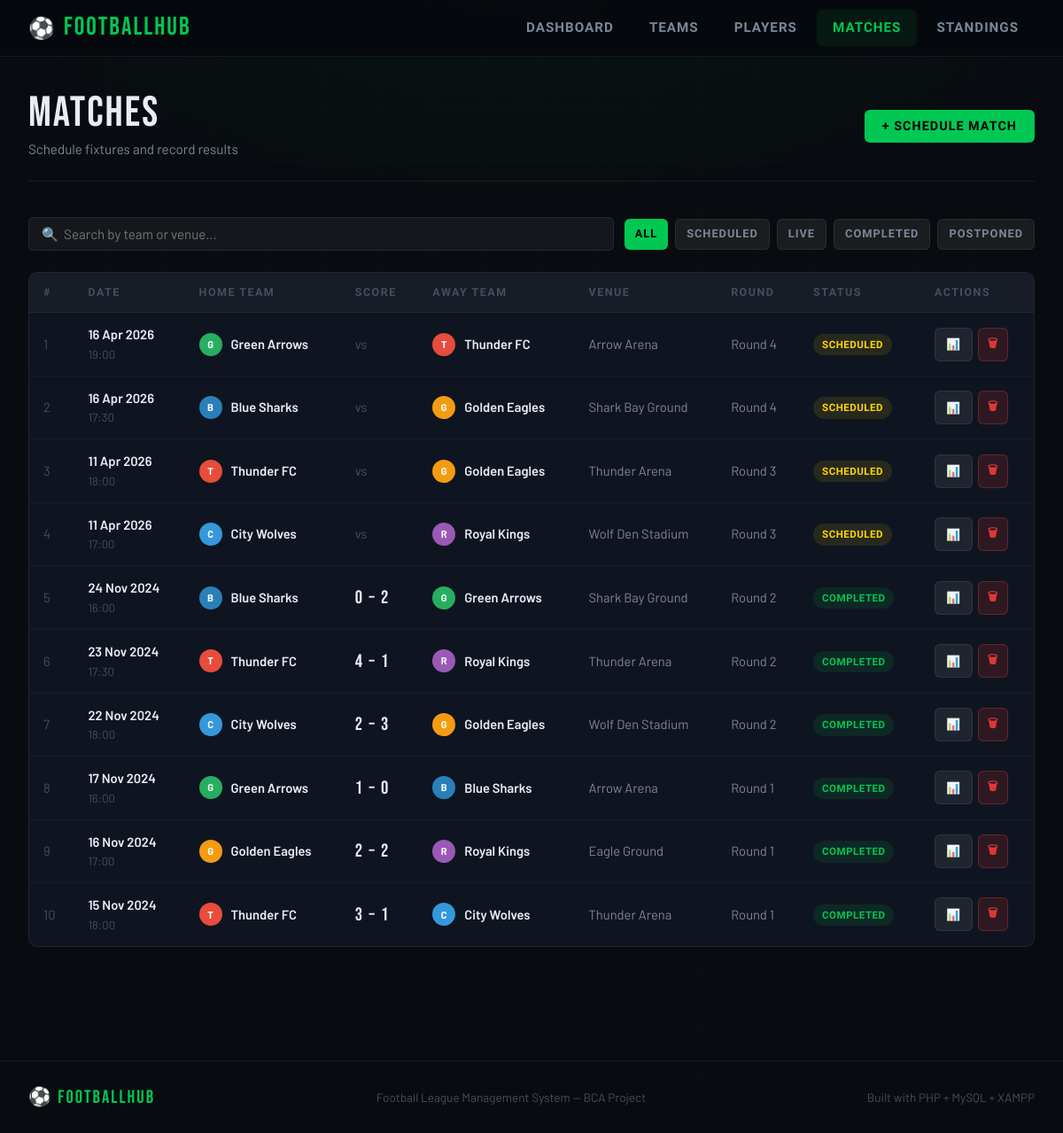
The app's page /pages/matches.php with its own data.
### tables this page shows
CREATE TABLE IF NOT EXISTS matches (
    id INT AUTO_INCREMENT PRIMARY KEY,
    home_team_id INT NOT NULL,
    away_team_id INT NOT NULL,
    match_date DATE NOT NULL,
    match_time TIME NOT NULL,
    venue VARCHAR(150) NOT NULL,
    home_score INT DEFAULT NULL,
    away_score INT DEFAULT NULL,
    status ENUM('Scheduled','Live','Completed','Postponed') DEFAULT 'Scheduled',
    round VARCHAR(50) DEFAULT NULL,
    created_at TIMESTAMP DEFAULT CURRENT_TIMESTAMP,
    FOREIGN KEY (home_team_id) REFERENCES teams(id) ON DELETE CASCADE,
    FOREIGN KEY (away_team_id) REFERENCES teams(id) ON DELETE CASCADE
);

CREATE TABLE IF NOT EXISTS teams (
    id INT AUTO_INCREMENT PRIMARY KEY,
    name VARCHAR(100) NOT NULL,
    city VARCHAR(100) NOT NULL,
    coach VARCHAR(100) NOT NULL,
    stadium VARCHAR(150) NOT NULL,
    founded_year INT NOT NULL,
    wins INT DEFAULT 0,
    losses INT DEFAULT 0,
    draws INT DEFAULT 0,
    goals_scored INT DEFAULT 0,
    goals_conceded INT DEFAULT 0,
    logo_color VARCHAR(7) DEFAULT '#e74c3c',
    created_at TIMESTAMP DEFAULT CURRENT_TIMESTAMP
);

### pages/matches.php (the view, shortened to what this page needs)
<?php
require_once '../includes/header.php';
$filter = isset($_GET['status']) ? $conn->real_escape_string($_GET['status']) : '';
$where = $filter ? "WHERE m.status='$filter'" : '';
$matches = $conn->query("
    SELECT m.*,
           ht.name as home_name, ht.logo_color as home_color,
           at.name as away_name, at.logo_color as away_color
    FROM matches m
    JOIN teams ht ON m.home_team_id = ht.id
    JOIN teams at ON m.away_team_id = at.id
    $where ORDER BY m.match_date DESC, m.match_time DESC
");
?>
<div class="page">
    <div class="page-header">
        <div>
            <div class="page-title">Matches</div>
            <div class="page-subtitle">Schedule fixtures and record results</div>
        </div>
        <button class="btn btn-primary" onclick="openModal('addMatchModal')">+ Schedule Match</button>
    </div>
    <div class="search-bar">
        <input type="text" id="matchSearch" class="search-input" placeholder="🔍  Search by team or venue...">
        <div style="display:flex;gap:8px;flex-wrap:wrap;">
            <?php foreach (['','Scheduled','Live','Completed','Postponed'] as $s): ?>
            <a href="matches.php<?= $s ? '?status='.$s : '' ?>"
               class="btn <?= $filter === $s ? 'btn-primary' : 'btn-secondary' ?> btn-sm">
                <?= $s ?: 'All' ?>
            </a>
            <?php endforeach; ?>
        </div>
    </div>
    <div class="card">
        <div class="table-wrap">
            <table id="matchesTable">
                <thead>
                    <tr>
                        <th>#</th>
                        <th>Date</th>
                        <th>Home Team</th>
                        <th>Score</th>
                        <th>Away Team</th>
                        <th>Venue</th>
                        <th>Round</th>
                        <th>Status</th>
                        <th>Actions</th>
                    </tr>
                </thead>
                <tbody>
                <?php $i = 1; while ($m = $matches->fetch_assoc()):
                    $s_class = ['Completed'=>'badge-completed','Scheduled'=>'badge-scheduled','Live'=>'badge-live','Postponed'=>'badge-postponed'][$m['status']] ?? '';
                ?>
                <tr>
                    <td style="color:var(--text-muted)"><?= $i++ ?></td>
                    <td>
                        <div style="font-weight:600;color:var(--text)"><?= date('d M Y', strtotime($m['match_date'])) ?></div>
                        <div style="color:var(--text-muted);font-size:0.82rem"><?= date('H:i', strtotime($m['match_time'])) ?></div>
                    </td>
                    <td>
                        <div class="team-cell">
                            <div class="team-logo" style="background:<?= $m['home_color'] ?>;width:26px;height:26px;font-size:0.7rem;">
                                <?= strtoupper(substr($m['home_name'], 0, 1)) ?>
                            </div>
                            <span style="font-weight:600;color:var(--text)"><?= htmlspecialchars($m['home_name']) ?></span>
                        </div>
                    </td>
                    <td>
                        <?php if ($m['status'] === 'Completed'): ?>
                            <span style="font-family:'Bebas Neue',sans-serif;font-size:1.3rem;letter-spacing:2px;color:var(--text)"><?= $m['home_score'] ?> – <?= $m['away_score'] ?></span>
                        <?php elseif ($m['status'] === 'Live'): ?>
                            <span style="font-family:'Bebas Neue',sans-serif;font-size:1.3rem;color:var(--red)"><?= $m['home_score'] ?> – <?= $m['away_score'] ?></span>
                        <?php else: ?>
                            <span style="color:var(--text-muted)">vs</span>
                        <?php endif; ?>
                    </td>
                    <td>
                        <div class="team-cell">
                            <div class="team-logo" style="background:<?= $m['away_color'] ?>;width:26px;height:26px;font-size:0.7rem;">
                                <?= strtoupper(substr($m['away_name'], 0, 1)) ?>
                            </div>
                            <span style="font-weight:600;color:var(--text)"><?= htmlspecialchars($m['away_name']) ?></span>
                        </div>
                    </td>
                    <td style="color:var(--text-dim)"><?= htmlspecialchars($m['venue']) ?></td>
                    <td style="color:var(--text-dim)"><?= htmlspecialchars($m['round']) ?></td>
                    <td><span class="badge <?= $s_class ?>"><?= $m['status'] ?></span></td>
                    <td>
                        <div style="display:flex;gap:6px;">
                            <button class="btn btn-secondary btn-sm" onclick='openScoreModal(<?= json_encode($m) ?>)'>📊</button>
                            <form method="POST" onsubmit="return confirm('Delete this match?')">
                                <button type="submit" class="btn btn-danger btn-sm btn-icon">🗑</button>
                            </form>
                        </div>
                    </td>
                </tr>
                <?php endwhile; ?>
                </tbody>
            </table>
        </div>
    </div>
</div>
<?php require_once '../includes/footer.php'; ?>

### css/style.css (style rules this page uses)
:root { --green: #00c853; --green-dim: #00963e; --red: #e53935; --yellow: #ffd600; --blue: #1e88e5; --bg-dark: #080c10; --bg-card: #0f1520; --bg-card2: #141b26; --bg-nav: #060a0e; --border: rgba(255,255,255,0.07); --text: #e8edf5; --text-dim: #7a8799; --text-muted: #444f5d; --accent: #00c853; --radius: 10px; --shadow: 0 4px 24px rgba(0,0,0,0.5); }
* { box-sizing: border-box; margin: 0; padding: 0; }
html { scroll-behavior: smooth; }
body { background: var(--bg-dark); color: var(--text); font-family: 'Barlow', sans-serif; font-weight: 400; line-height: 1.6; min-height: 100vh; background-image: radial-gradient(ellipse 80% 40% at 50% -10%, rgba(0,200,83,0.06) 0%, transparent 70%), repeating-linear-gradient(0deg, transparent, transparent 60px, rgba(255,255,255,0.012) 60px, rgba(255,255,255,0.012) 61px), repeating-linear-gradient(90deg, transparent, transparent 60px, rgba(255,255,255,0.012) 60px, rgba(255,255,255,0.012) 61px); }
.page { max-width: 1280px; margin: 0 auto; padding: 2.5rem 2rem 4rem; }
.page-header { display: flex; align-items: center; justify-content: space-between; margin-bottom: 2.5rem; padding-bottom: 1.5rem; border-bottom: 1px solid var(--border); }
.page-title { font-family: 'Bebas Neue', sans-serif; font-size: 3rem; letter-spacing: 2px; color: var(--text); line-height: 1; }
.page-subtitle { color: var(--text-dim); font-size: 0.95rem; margin-top: 4px; }
.card { background: var(--bg-card); border: 1px solid var(--border); border-radius: var(--radius); overflow: hidden; transition: border-color 0.2s, transform 0.2s; }
.table-wrap { overflow-x: auto; }
table { width: 100%; border-collapse: collapse; font-size: 0.92rem; }
thead { background: rgba(255,255,255,0.03); }
th { padding: 12px 16px; text-align: left; font-family: 'Barlow Condensed', sans-serif; font-size: 0.78rem; font-weight: 700; text-transform: uppercase; letter-spacing: 1.5px; color: var(--text-muted); border-bottom: 1px solid var(--border); white-space: nowrap; }
td { padding: 13px 16px; border-bottom: 1px solid rgba(255,255,255,0.04); color: var(--text-dim); vertical-align: middle; }
tr:last-child td { border-bottom: none; }
.badge { display: inline-block; padding: 3px 10px; border-radius: 20px; font-size: 0.72rem; font-weight: 700; letter-spacing: 0.5px; text-transform: uppercase; font-family: 'Barlow Condensed', sans-serif; }
.badge-completed { background: rgba(0,200,83,0.1); color: var(--green); }
.badge-scheduled { background: rgba(255,214,0,0.1); color: var(--yellow); }
.btn { display: inline-flex; align-items: center; gap: 8px; padding: 10px 20px; border: none; border-radius: 6px; font-family: 'Barlow Condensed', sans-serif; font-size: 0.9rem; font-weight: 700; text-transform: uppercase; letter-spacing: 1px; cursor: pointer; text-decoration: none; transition: all 0.2s; }
.btn-primary { background: var(--green); color: #000; }
.btn-danger { background: rgba(229,57,53,0.15); color: var(--red); border: 1px solid rgba(229,57,53,0.3); }
.btn-secondary { background: rgba(255,255,255,0.07); color: var(--text-dim); border: 1px solid var(--border); }
.btn-sm { padding: 6px 12px; font-size: 0.8rem; }
.btn-icon { padding: 7px 10px; }
input, select, textarea { background: rgba(255,255,255,0.05); border: 1px solid var(--border); border-radius: 6px; padding: 10px 14px; color: var(--text); font-family: 'Barlow', sans-serif; font-size: 0.95rem; transition: border-color 0.2s, background 0.2s; width: 100%; }
.team-logo { width: 36px; height: 36px; border-radius: 50%; display: inline-flex; align-items: center; justify-content: center; font-size: 1rem; font-weight: 700; color: #fff; flex-shrink: 0; }
.team-cell { display: flex; align-items: center; gap: 10px; }
.search-bar { display: flex; gap: 12px; margin-bottom: 1.5rem; align-items: center; flex-wrap: wrap; }
.search-input { flex: 1; min-width: 200px; background: rgba(255,255,255,0.05); border: 1px solid var(--border); border-radius: 6px; padding: 9px 14px; color: var(--text); font-family: 'Barlow', sans-serif; font-size: 0.95rem; }

### records on screen
matches: match_date "16 Apr 2026", match_time "19:00", home_team.name "G", home_team.name "Green Arrows", shows "vs", away_team.name "T", away_team.name "Thunder FC", venue "Arrow Arena", round "Round 4", status "SCHEDULED"
matches: match_date "16 Apr 2026", match_time "17:30", home_team.name "B", home_team.name "Blue Sharks", shows "vs", away_team.name "G", away_team.name "Golden Eagles", venue "Shark Bay Ground", round "Round 4", status "SCHEDULED"
matches: match_date "11 Apr 2026", match_time "18:00", home_team.name "T", home_team.name "Thunder FC", shows "vs", away_team.name "G", away_team.name "Golden Eagles", venue "Thunder Arena", round "Round 3", status "SCHEDULED"
matches: match_date "11 Apr 2026", match_time "17:00", home_team.name "C", home_team.name "City Wolves", shows "vs", away_team.name "R", away_team.name "Royal Kings", venue "Wolf Den Stadium", round "Round 3", status "SCHEDULED"
matches: match_date "24 Nov 2024", match_time "16:00", home_team.name "B", home_team.name "Blue Sharks", home_score "0", away_score "2", away_team.name "G", away_team.name "Green Arrows", venue "Shark Bay Ground", round "Round 2", status "COMPLETED"
matches: match_date "23 Nov 2024", match_time "17:30", home_team.name "T", home_team.name "Thunder FC", home_score "4", away_score "1", away_team.name "R", away_team.name "Royal Kings", venue "Thunder Arena", round "Round 2", status "COMPLETED"
matches: match_date "22 Nov 2024", match_time "18:00", home_team.name "C", home_team.name "City Wolves", home_score "2", away_score "3", away_team.name "G", away_team.name "Golden Eagles", venue "Wolf Den Stadium", round "Round 2", status "COMPLETED"
matches: match_date "17 Nov 2024", match_time "16:00", home_team.name "G", home_team.name "Green Arrows", home_score "1", away_score "0", away_team.name "B", away_team.name "Blue Sharks", venue "Arrow Arena", round "Round 1", status "COMPLETED"
matches: match_date "16 Nov 2024", match_time "17:00", home_team.name "G", home_team.name "Golden Eagles", home_score "2", away_score "2", away_team.name "R", away_team.name "Royal Kings", venue "Eagle Ground", round "Round 1", status "COMPLETED"
matches: match_date "15 Nov 2024", match_time "18:00", home_team.name "T", home_team.name "Thunder FC", home_score "3", away_score "1", away_team.name "C", away_team.name "City Wolves", venue "Thunder Arena", round "Round 1", status "COMPLETED"

### other values on screen
SITE_NAME "FootballHub"
$s ?: 'All' "ALL"
$s ?: 'All' "SCHEDULED"
$s ?: 'All' "LIVE"
$s ?: 'All' "COMPLETED"
$s ?: 'All' "POSTPONED"
